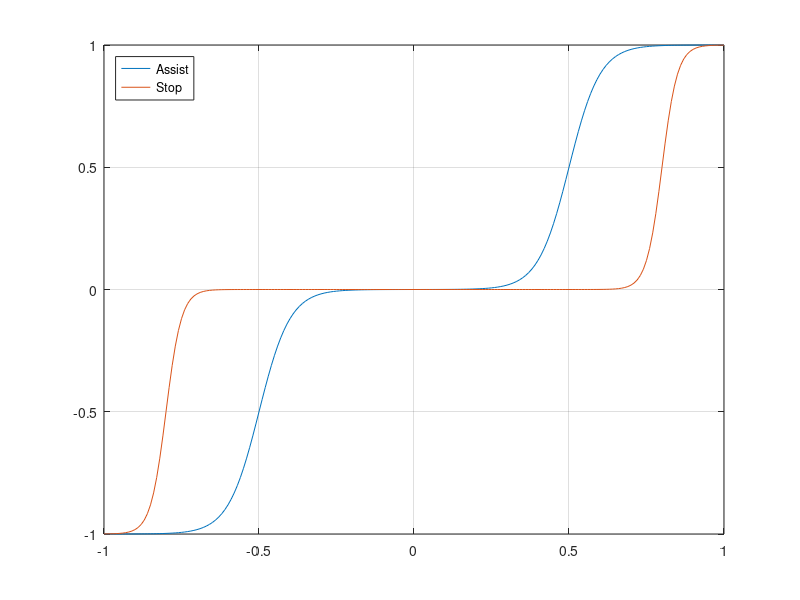

Write MATLAB code to recreate this figure.
clear
clc
x = -1:0.01:1;
sAssist = 10;
x0Assist = 0.5;
sStop = 20;
x0Stop = 0.8;
yAssist = 0.5*(tanh(sAssist*(x-x0Assist))+1) + 0.5*(tanh((sAssist*(x+x0Assist)))-1); % addition similar to separate fuzzy rule
yStop = 0.5*(tanh(sStop*(x-x0Stop))+1) + 0.5*(tanh((sStop*(x+x0Stop)))-1); % addition similar to separate fuzzy rule
figure(99)
plot(x,yAssist,x,yStop)
grid on
legend('Assist', 'Stop','Location','NorthWest')